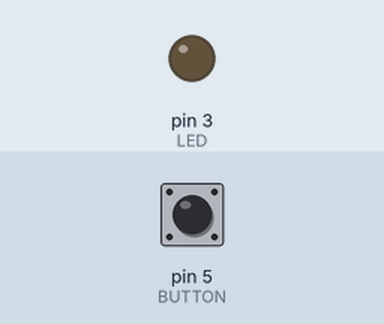
Simulated run of this sketch. Board: Arduino Uno, built with avr-gcc and run on an emulated ATmega328P. On the bench: output pins drawn as LEDs (lit = HIGH). Inputs (shaded band) come from the test bench; at power-on: pin 5 (BUTTON) LOW.

Above: at 1.2 s.
1.3 s: pin 5 (BUTTON) pulled HIGH for 0.15 s
At 2.5 s:
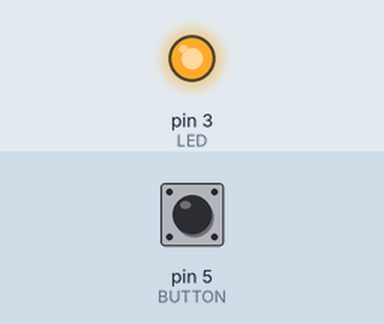
2.9 s: pin 5 (BUTTON) pulled HIGH for 1 s
At 3.8 s:
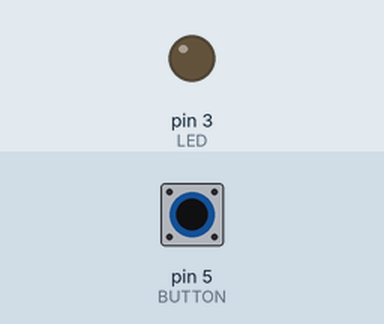
5.4 s: pin 5 (BUTTON) pulled HIGH for 3.2 s
At 5.8 s:
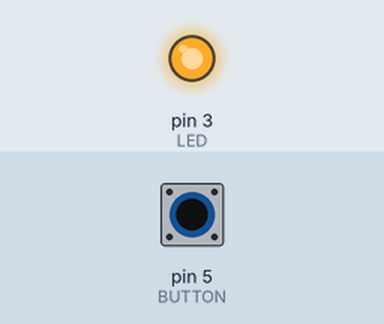
Timing chart, 0 to 8.4 s (numbered marks = the images above; inputs shaded):
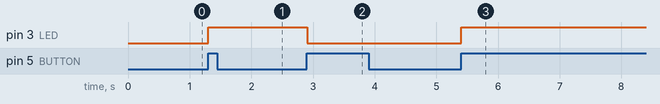

Measured:
- after the input at 1.3 s, pin 3 (LED): LOW → HIGH at once
- after the input at 2.9 s, pin 3 (LED): HIGH → LOW at once
- after the input at 5.4 s, pin 3 (LED): LOW → HIGH at once

The sketch:

martin0.ino
```cpp
#define LED 3
#define BUTTON 5

bool power;
bool first;
void setup() {


  pinMode(LED, OUTPUT);
  pinMode(BUTTON, INPUT);
  digitalWrite(LED, LOW);

  power = LOW;
  first = true;
}

void loop() {

  if(first&&digitalRead(BUTTON)==HIGH){
    power = !power;
    first = false;
    digitalWrite(LED, power);
  } else if(digitalRead(BUTTON)!=HIGH){
    first = true;
  }

delay(10);


}
```
